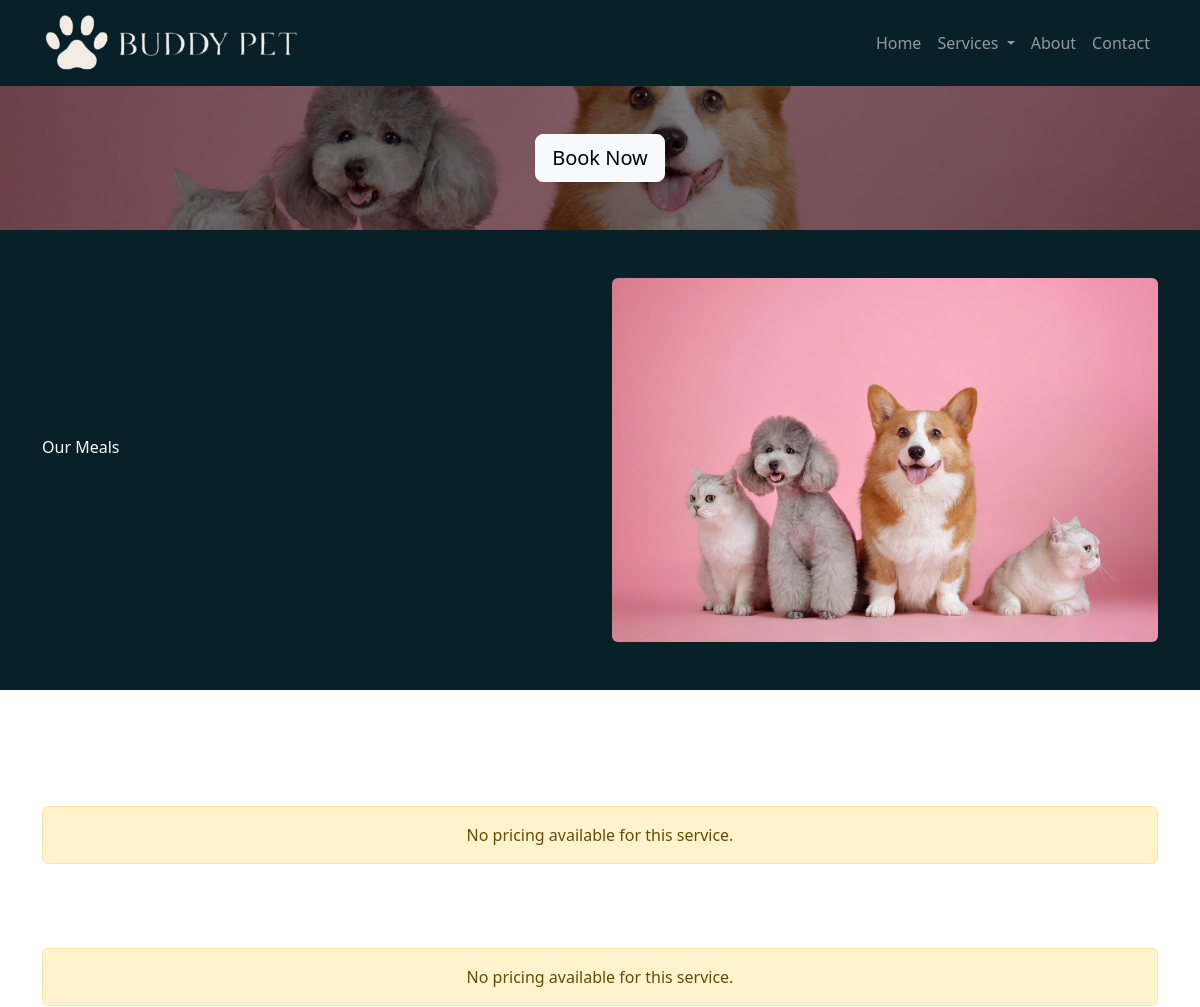
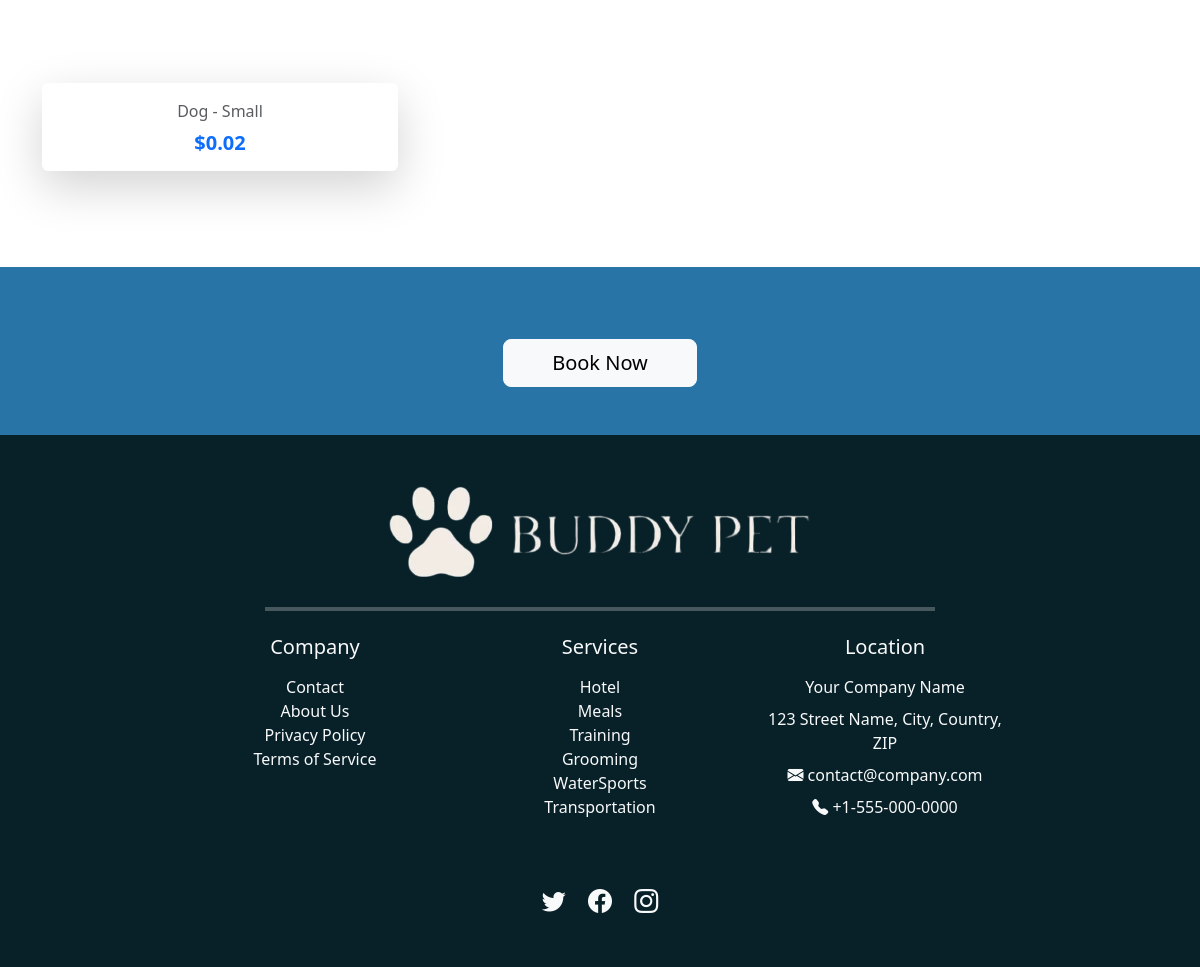
/meals/, run on an earlier commit of the app's database (2 pictures, top to bottom).
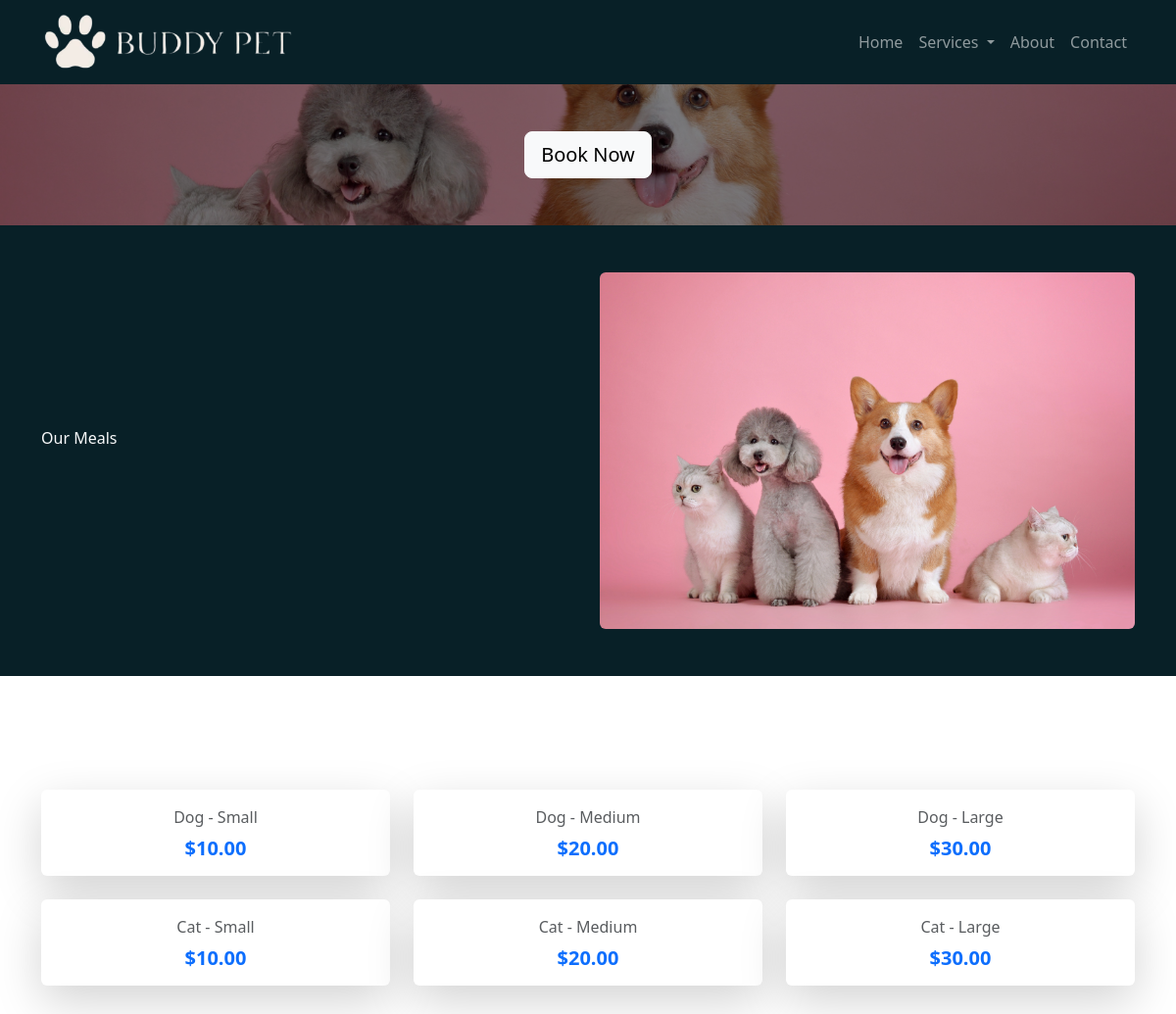
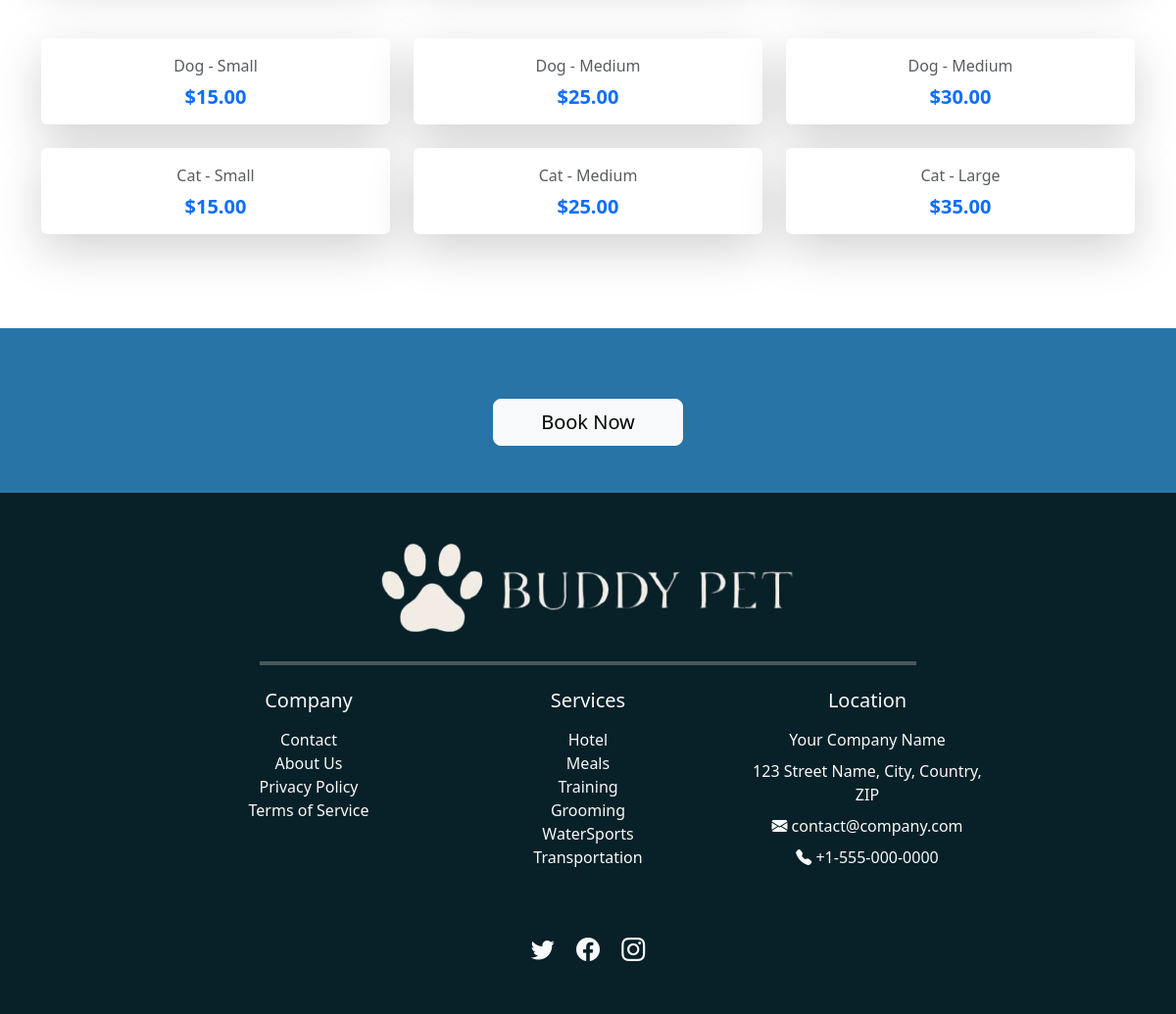
And on a later commit of the database (2 pictures, top to bottom).
### branding/models.py (models this page shows, shortened)
class Branding(models.Model):
    company_name = models.CharField(max_length=255, default="Your Company Name",
                                    help_text="Enter the full name of the company.")
    company_email = models.EmailField(default="contact@company.com",
                                      help_text="Enter the official company email address.")
    company_phone = models.CharField(max_length=20, default="+1-555-000-0000",
                                     help_text="Enter the company’s contact number (e.g., +1-555-000-0000).")
    company_address = models.TextField(default="123 Street Name, City, Country, ZIP",
                                       help_text="Enter the full address of the company, including city and ZIP code.")
    logo = models.ImageField(upload_to="branding/", default="default/default_logo.png",
                             help_text="Upload the website logo.")
    favicon = models.ImageField(upload_to="branding/", default="default/default_icon.ico",
                                help_text="Upload the favicon (ICO or PNG).")
    video = models.FileField(upload_to="branding/videos/", default="default/default_video.mp4", blank=True, null=True,
                             help_text="Upload a promotional or branding video file.")
    meta_keywords = models.CharField(max_length=255, blank=True,
                                     default="generic, branding, business, website, company",
                                     help_text="Enter meta keywords for SEO (comma-separated).")
    meta_description = models.TextField(blank=True, default="Enter a meta description for SEO.",
                                        help_text="Enter a meta description for SEO.")
    twitter_link = models.URLField(blank=True, default="https://twitter.com/yourcompany",
                                   help_text="Link to your Twitter profile.")
    facebook_link = models.URLField(blank=True, default="https://facebook.com/yourcompany",
                                    help_text="Link to your Facebook page.")
    instagram_link = models.URLField(blank=True, default="https://instagram.com/yourcompany",
                                     help_text="Link to your Instagram profile.")
    class Meta:
        verbose_name = "Branding"
        verbose_name_plural = "Branding"

### meals/models.py (models this page shows, shortened)
class Service(TranslatableModel):
    translations = TranslatedFields(
        title=models.CharField(max_length=255),
        description=models.TextField(),
    )
    class Meta:
        verbose_name = "Services"
        verbose_name_plural = "Services"

class AnimalSize(models.Model):
    SIZE_CHOICES = (
        ('small', 'Small'),
        ('medium', 'Medium'),
        ('large', 'Large'),
    )
    ANIMAL_CHOICES = (
        ('dog', 'Dog'),
        ('cat', 'Cat'),
    )
    animal = models.CharField(max_length=50, choices=ANIMAL_CHOICES)
    size = models.CharField(max_length=50, choices=SIZE_CHOICES)
    service = models.ForeignKey(Service, on_delete=models.CASCADE)
    price = models.DecimalField(max_digits=5, decimal_places=2)
    class Meta:
        verbose_name = "Prices"
        verbose_name_plural = "Prices"

### meals/views.py (the view)
# urls.py: path('meals/', MealView.as_view(), name='meals'),
class MealView(TemplateView):
    template_name = 'meals.html'
    def get_context_data(self, **kwargs):
        context = super().get_context_data(**kwargs)
        context = {
            "branding": Branding.objects.first(),
            "service": Service.objects.all(),
            "meals": MealsPage.objects.first(),
        }
        return context

### meals/templates/meals.html (shortened to what this page needs)
{% extends "base.html" %}
{% load i18n %}
    {% block extra_head %}
    {% load static %}
    <link rel="stylesheet" type="text/css" href="{% static 'home.css' %}">
    <link rel="stylesheet" type="text/css" href="{% static 'base.css' %}">
    {% endblock %}
{% block content %}
<body class="bg-light">
    <section class="hero-section pb-5 bg-primary text-white text-center d-flex justify-content-center align-items-center"
             style="background-image: url('{{ meals.hero_image.url }}'); background-size: cover; background-position: center; position: relative;">
        <div class="container text-center" style="position: relative; z-index: 2;">
            <a href="{% url 'select_dates' %}" class="btn btn-light btn-lg">{% trans "Book Now" %}</a>
        </div>
    </section>
    <section class="our-meals-section py-5 text-light" style="background-color: #082027;">
        <div class="container">
            <div class="row align-items-center">
                <div class="col-md-6">
                    <h6>{% trans "Our Meals" %}</h6>
                </div>
                <div class="col-md-6">
                    <img src="{{ meals.our_meals_image.url }}" alt="{% trans 'Our Meals' %}" class="img-fluid rounded w-100">
                </div>
            </div>
        </div>
    </section>
    <section class="py-5 text-dark bg-white">
        <div class="container">
            {% for service in service %}
                <div class="mb-5">
                    <div class="d-flex align-items-center text-center mb-3">
                        <div class="flex-grow-1">
                        </div>
                    </div>
                    <div class="row g-4">
                        {% for size in service.animalsize_set.all %}
                            <div class="col-md-4">
                                <div class="card h-100 shadow-lg border-0">
                                    <div class="card-body d-flex flex-column justify-content-center text-center">
                                        <p class="text-muted mb-2">{{ size.get_animal_display }} - {{ size.get_size_display }}</p>
                                        <h5 class="fw-bold text-primary mb-0">${{ size.price|floatformat:2 }}</h5>
                                    </div>
                                </div>
                            </div>
                        {% empty %}
                            <div class="col-12">
                                <div class="alert alert-warning text-center" role="alert">
                                    {% trans "No pricing available for this service." %}
                                </div>
                            </div>
                        {% endfor %}
                    </div>
                </div>
            {% empty %}
                <div class="text-center">
                    <p class="text-muted">{% trans "No meal services found." %}</p>
                </div>
            {% endfor %}
        </div>
    </section>
    <section class="py-5 text-center text-white" style="background-color: #2874a6;">
        <div class="container">
            <a href="{% url 'select_dates' %}" class="btn btn-light btn-lg px-5">{% trans "Book Now" %}</a>
        </div>
    </section>
</body>
{% endblock %}

### home/templates/base.html (shortened to what the changed rows need)
<!DOCTYPE html>
{% load i18n %}
<html lang="{% get_current_language as LANGUAGE_CODE %}">
<head>
    {% load static %}
    <link rel="stylesheet" type="text/css" href="{% static 'base.css' %}">
    <link href="https://cdn.jsdelivr.net/npm/bootstrap@5.3.2/dist/css/bootstrap.min.css" rel="stylesheet">
    <link rel="stylesheet" href="https://cdn.jsdelivr.net/npm/bootstrap-icons/font/bootstrap-icons.css">
    {% block extra_head %}{% endblock %}
</head>
<body class="bg-light">
    <nav class="navbar navbar-expand-lg navbar-dark" style="background-color: #082027; z-index: 1000;">
        <div class="container">
            <a class="navbar-brand" href="/">
                <img src="{{ branding.logo.url }}" alt="{{ branding.company_name }}" class="img-fluid" style="max-height: 60px;">
            </a>
        </div>
    </nav>
    {% block content %} {% endblock %}
    <footer class="text-light py-5 pt-5" style="background-color: #082027;">
        <div class="container">
            <div class="row justify-content-center text-center">
                <div class="col-12 text-center mb-4">
                    <img src="{{ branding.logo.url }}" alt="{{ branding.company_name }}" class="img-fluid" style="max-height: 100px;">
                </div>
                <div class="col-md-3 text-center text-light mb-4">
                    <h5 class="mb-3">{% trans "Location" %}</h5>
                    <p class="text-light mb-2">{{branding.company_name}}</p>
                    <p class="text-light mb-2">{{branding.company_address}}</p>
                    <a href="mailto:{{branding.company_email}}" class="text-light text-decoration-none mb-2 d-block">
                        <i class="bi bi-envelope-fill"></i> {{branding.company_email}}
                    </a>
                    <p>
                        <a href="tel:{{branding.company_phone}}" class="text-light text-decoration-none">
                            <i class="bi bi-telephone-fill"></i> {{branding.company_phone}}
                        </a>
                    </p>
                </div>
            </div>
        </div>
    </footer>
</body>
</html>

What changed in the data, as far as the page shows it:
removed AnimalSize: animal "Dog", size "Small", price "0.02"
shown differently, row unchanged: Service (number 1 of 2 on the later page): trans "No pricing available for this service." → (not shown)
added AnimalSize: animal "Dog", size "Small", price "10.00", shown under Service (number 1 of 2 on the later page)
added AnimalSize: animal "Dog", size "Medium", price "20.00", shown under Service (number 1 of 2 on the later page)
added AnimalSize: animal "Dog", size "Large", price "30.00", shown under Service (number 1 of 2 on the later page)
added AnimalSize: animal "Cat", size "Small", price "10.00", shown under Service (number 1 of 2 on the later page)
added AnimalSize: animal "Cat", size "Medium", price "20.00", shown under Service (number 1 of 2 on the later page)
added AnimalSize: animal "Cat", size "Large", price "30.00", shown under Service (number 1 of 2 on the later page)
shown differently, row unchanged: Service (number 2 of 2 on the later page): trans "No pricing available for this service." → (not shown)
added AnimalSize: animal "Dog", size "Small", price "15.00", shown under Service (number 2 of 2 on the later page)
added AnimalSize: animal "Dog", size "Medium", price "25.00", shown under Service (number 2 of 2 on the later page)
added AnimalSize: animal "Dog", size "Medium", price "30.00", shown under Service (number 2 of 2 on the later page)
added AnimalSize: animal "Cat", size "Small", price "15.00", shown under Service (number 2 of 2 on the later page)
added AnimalSize: animal "Cat", size "Medium", price "25.00", shown under Service (number 2 of 2 on the later page)
added AnimalSize: animal "Cat", size "Large", price "35.00", shown under Service (number 2 of 2 on the later page)
